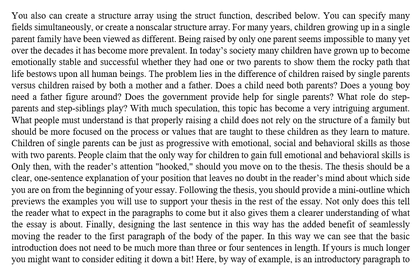
%> input picture Input Images/test1.png, 420 x 275 px, shrunk from 987 x 647 before the run; its folder holds only this picture in this run
$ octave run_cubecut.m   (GNU Octave 9; MATLAB toolbox functions it lacks are replaced by stand-ins)
%> lines starting %> are read from the running program, lines starting %| are printed output that depends on the picture; in (x1, y1, x2, y2) boxes, pixels count from 0 and x2, y2 are one past the last pixel; in counts of white or black regions, pixels touching at a corner belong together; the program's own positions count from 1
### split_paper.m
function data_split_eachimages = split_paper(image, NUM_SPLIT, OutputFolderName,imagename)
%> called with NUM_SPLIT = [4 5], OutputFolderName = 'Images of splitting result', imagename = 'test1'
    % Split the paper to n*m pieces
    %
    % Output: data_split_images
    %% pre-processing, set the threshold to binarize the img
    IMG_THRE = 0.7;
    img = rgb2gray(double(imread(image.name))/255);
%> img: size 275x420 double; min 0.0549, max 1, mean 0.868
    img(img >= IMG_THRE) = 1;
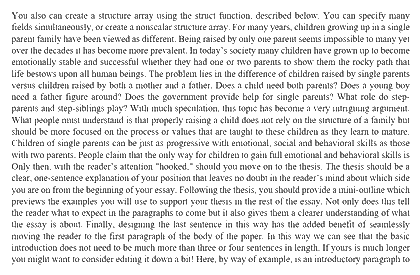
%> img: size 275x420 double; min 0.0549, max 1, mean 0.894
    img(img < IMG_THRE) = 0;
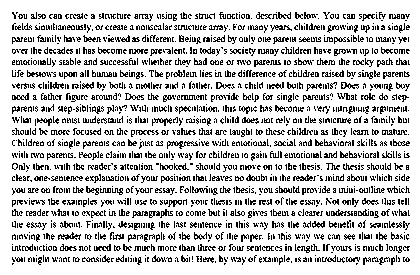
%> img: size 275x420 double; values 0 (black) and 1 (white), 80.1% white; black in thin lines or dots, all inside (x1, y1, x2, y2) = (12, 12, 410, 265)
    [row, col] = size(img);
%> row = 275; col = 420
    %% start splitting
    mkdir([OutputFolderName, '/', imagename]); % make output folder for splitted images
    if NUM_SPLIT(1) == 1   % lengthway cut
        numsplit = NUM_SPLIT(2);
        num_random_order = [1:numsplit];
        step_size = ceil(col / numsplit);
        for j = 1:numsplit
            subname=['sub', num2str(j)];
            data_split_eachimages.(subname) = img(:, ((num_random_order(j)-1) * step_size + 1) : min(num_random_order(j) * step_size, col));
            figure (j)
            imshow(data_split_eachimages.(subname));
            figName = [pwd, '/',OutputFolderName, '/', imagename, '/',subname,'.jpg'];
            saveas(figure (j), figName);
            close all;
        end
    else                    % grid cut
        num_random_order = randperm(NUM_SPLIT(1)*NUM_SPLIT(2));
        step_size_row = ceil(row / NUM_SPLIT(1));
%> step_size_row = 69
        step_size_col = ceil(col / NUM_SPLIT(2));
%> step_size_col = 84
        count = 1;
        for j = 1:NUM_SPLIT(1)
            for k = 1:NUM_SPLIT(2)
                subname=['sub', num2str(count)];
                row_split = ceil(num_random_order(count)/NUM_SPLIT(2));
                col_split = num_random_order(count) - NUM_SPLIT(2)*(row_split-1);
                data_split_eachimages.(subname) = img(((row_split-1) * step_size_row + 1) : min(row_split * step_size_row, row), ((col_split-1) * step_size_col + 1) : min(col_split * step_size_col, col));
                figure (count)
                imshow(data_split_eachimages.(subname));
                figName = [pwd, '/',OutputFolderName, '/', imagename, '/',subname,'.jpg'];
                saveas(figure (count), figName);
                close all;
                count = count + 1;
            end
        end
%> this loop made 4 passes
%> pass 1, in split_paper, `for k = 1:NUM_SPLIT(2) subname=['sub', num2str(count)]; row_split = ce..`:
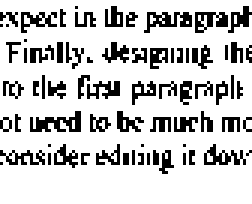
%> displayed picture: size 68x84, on the screen's scale of 0 to 255 (shown 3 times larger); 79.5% white; black in thin lines or dots, all inside (x1, y1, x2, y2) = (0, 2, 84, 58)
%> pass 1, in split_paper, `for k = 1:NUM_SPLIT(2) subname=['sub', num2str(count)]; row_split = ce..`:
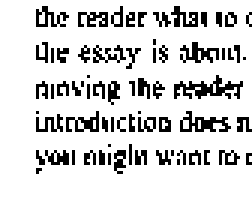
%> displayed picture: size 68x84, on the screen's scale of 0 to 255 (shown 3 times larger); 83.8% white; black in thin lines or dots, all inside (x1, y1, x2, y2) = (12, 2, 84, 58)
%> pass 1, in split_paper, `for k = 1:NUM_SPLIT(2) subname=['sub', num2str(count)]; row_split = ce..`:
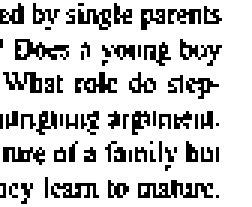
%> displayed picture: size 69x84, on the screen's scale of 0 to 255 (shown 3 times larger); 79.3% white; black in thin lines or dots, all inside (x1, y1, x2, y2) = (0, 1, 74, 68)
%> pass 1, in split_paper, `for k = 1:NUM_SPLIT(2) subname=['sub', num2str(count)]; row_split = ce..`:
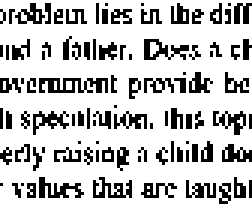
%> displayed picture: size 69x84, on the screen's scale of 0 to 255 (shown 3 times larger); 76.6% white; black in thin lines or dots
%> after the loop, count = 21
    end
end

### laterial_vertical_bar_reconstruction_main.m
% laterial and vertical bar reconstruction
% Made on 12/01/2017

load data_split_images.mat;

imagenames = fieldnames(data);
%> imagenames = {'test1'}
OutputFolderName = 'Output reconstructed images';
mkdir(OutputFolderName); % make output folder for splitted images
ERROR_RATE = 0.0729483286; % magic number by dzhang

for i = 1:length(imagenames)
    img_name = char(imagenames(i));

    % calculate the top and bottom distance for each cube subimage
    subimagename = fieldnames(data.(img_name));
    num_split = length(subimagename);

    % function to top and bottom value for each sub images (idx -> val)
    top_blank_val_index = zeros(num_split, 1);
    top_word_val_index = zeros(num_split, 1);
    bottom_blank_val_index = zeros(num_split, 1);
    bottom_word_val_index = zeros(num_split, 1);
    %% construct the previous four matrix
    for j = 1:num_split
        subimg_name = char(subimagename(j));
        image_part = data.(img_name).(subimg_name); % cube image
%         sub_img_row_sum = sum(~image_part,2);
%         plot(sub_img_row_sum)

        %% --------------------------------------------------------------
        % start from here
        [step_size, col] = size(image_part);
        is_word = 0;


        % ONLY TOP
        % first identify it belongs to word or blank
        if (col - sum(image_part(1, :))) / col > ERROR_RATE
            is_word = 1;
        end

        if (is_word) % is_word
            for k = 1:step_size
                if (col - sum(image_part(k, :))) / col < ERROR_RATE
                    top_word_val_index(j) = k - 1;
                    break;
                end
            end
        else % is_blank
            % obtain top value
            for k = 1:step_size
                if (col - sum(image_part(k, :))) / col > ERROR_RATE
                    top_blank_val_index(j) = k - 1;
                    break;
                end
            end
        end


        % ONLY BOTTOM

        % first identify it belongs to word or blank
        if (col - sum(image_part(step_size, :))) / col > ERROR_RATE
            is_word = 1;
        else
            is_word = 0;
        end

        if (is_word) % is_word
            % obtain top value
            for k = 1:step_size
                if (col - sum(image_part(step_size + 1 - k, :))) / col < ERROR_RATE
                    bottom_word_val_index(j) = k - 1;
                    break;
                end
            end
        else % is_blank
            % obtain bottom value
            for k = 1:step_size
                if (col - sum(image_part(step_size + 1 - k, :))) / col > ERROR_RATE
                    bottom_blank_val_index(j) = k - 1;
                    break;
                end
            end
        end
    end

    %% find the avg blank value
    [~, index_sort_top_blank] = sort(top_blank_val_index, 'descend' );
    [~, index_sort_bottom_blank] = sort(bottom_blank_val_index, 'descend' );
    index_top_blank = index_sort_top_blank(1:NUM_SPLIT(2));
    index_bottom_blank = index_sort_bottom_blank(1:NUM_SPLIT(2));

    blank_sum = (sum(top_blank_val_index) ...                               % top blank sum
                + sum(bottom_blank_val_index) ...                           % bottom blank sum
                - (sum(top_blank_val_index(index_top_blank))) ...            % most top sum
                - sum(bottom_blank_val_index(index_bottom_blank)));               % most bottom sum

    blank_avg = blank_sum / (length(top_blank_val_index(top_blank_val_index > 0)) - NUM_SPLIT(2));

    %% find the avg word value
% [4 lines of commented-out code are left out]

    word_sum = (sum(top_word_val_index) + sum(bottom_word_val_index));

    word_avg = word_sum / (length(top_word_val_index(top_word_val_index > 0)));

    %% reconstruct the order of matrix
    reconstruct_matrix = zeros(NUM_SPLIT);
    % top and bottom finished here
    reconstruct_matrix(1, :) = index_top_blank;
    reconstruct_matrix(NUM_SPLIT(1), :) = index_bottom_blank;
    top_blank_val_index(index_top_blank, :) = 0; % top blank should be set 0;
    top_blank_val_index(index_bottom_blank, :) = 0; % bottom blank or word should be set 0;
    top_word_val_index(index_bottom_blank, :) = 0;
    prev_row_index = 1;
    while prev_row_index < NUM_SPLIT(1) - 1
        if mean(bottom_word_val_index(reconstruct_matrix(prev_row_index,:))) < 2 % bottom is blank
            target_top_blank_value = blank_avg - mean(bottom_blank_val_index(reconstruct_matrix(prev_row_index,:)));
            [~, index_target_sort_top_blank] = sort(abs(top_blank_val_index - target_top_blank_value), 'descend' );
            num = 1;
            for  k = 1:length(index_target_sort_top_blank)
               if (top_blank_val_index(index_target_sort_top_blank(k)) > 0 )
                   reconstruct_matrix(prev_row_index + 1, num) = index_target_sort_top_blank(k);
                   top_blank_val_index(index_target_sort_top_blank(k)) = 0;
                   if (num == NUM_SPLIT(2))
                       break;
                   else
                       num = num + 1;
                   end
               end
            end
    %         reconstruct_matrix(prev_row_index + 1, :) = index_target_sort_top_blank(1:NUM_SPLIT(2));

        else                                                                     % bottom is word
            target_top_word_value = word_avg - mean(bottom_word_val_index(reconstruct_matrix(prev_row_index,:)));
            [~, index_target_sort_top_word] = sort(abs(top_word_val_index - target_top_word_value), 'descend' );
            num = 1;
            for  k = 1:length(index_target_sort_top_word)
               if (top_word_val_index(index_target_sort_top_word(k)) > 0 )
                   reconstruct_matrix(prev_row_index + 1, num) = index_target_sort_top_word(k);
                   top_word_val_index(index_target_sort_top_word(k)) = 0;
                   if (num == NUM_SPLIT(2))
                       break;
                   else
                       num = num + 1;
                   end
               end
            end
        end
        prev_row_index = prev_row_index + 1;
    end
    % [12 lines of commented-out code are left out]
    reconstruct_final = [];
    for j = 1:size(reconstruct_matrix,1)
        data_subimg_line = struct;
        for k = 1:size(reconstruct_matrix,2)
            subimg_name = char(subimagename(reconstruct_matrix(j,k)));
            image_part = data.(img_name).(subimg_name);
            data_subimg_line.(subimg_name) = image_part;
        end
        reconstruct_final = [reconstruct_final; vertical_bar_reconstruction(data_subimg_line)];
    end
    figure (i)
    imshow(reconstruct_final);
    img_name_savedname = ['Reconstructed_', img_name];
    figName = [pwd, '/',OutputFolderName,'/', img_name_savedname,'.png'];
    saveas(figure (i), figName);
    close all;


% [9 lines of commented-out code are left out]
end
%> this loop made 1 pass
%> (img_name, num_split, index_top_blank, index_bottom_blank, blank_sum, blank_avg, word_sum, word_avg) on pass 1: ('test1', 20, [7; 10; 19; 12; 17], [1; 2; 14; 15; 11], 84, 5.6, 0, NaN)
%> pass 1, `imshow(reconstruct_final);`:
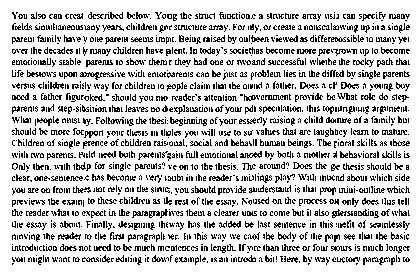
%> displayed picture: size 275x420, on the screen's scale of 0 to 255; 80.1% white; black in thin lines or dots, all inside (x1, y1, x2, y2) = (12, 12, 410, 265)
%> after the loop, bottom_blank_val_index = 20 values, max 13 at index 1, min 2 at index 5, mean 5.35; bottom_word_val_index = 20 values from 0 to 0; index_target_sort_top_blank = 20 values, max 20 at index 18, min 1 at index 1, mean 10.5; num = 5; reconstruct_matrix = [7 10 19 12 17; 3 5 6 18 4; 8 16 20 9 13; 1 2 14 15 11]; target_top_blank_value = 3; top_blank_val_index = 20 values from 0 to 0; top_word_val_index = 20 values from 0 to 0

### reconstructed_image_ocr.m
%% Read Image from Reconstructed Image folder
addpath 'Output reconstructed images';
list=dir('Output reconstructed images/');

image_ocr_output_folder = 'image_ocr_text_files';
mkdir(image_ocr_output_folder);     % make output folder for splitted images

for i = 3:1:length(list)
    imagename = list(i).name;
    reconstruct_image = imread(imagename);
    ocrResults = ocr(reconstruct_image);
    recognizedText = ocrResults.Text;
    imagename(end-3:end) = [];  % remove suffix i.e. png
    figName = [pwd, '/',image_ocr_output_folder, '/', imagename,'.txt'];
    fid = fopen(figName,'wt');
    fprintf(fid, '%s', recognizedText);
    fclose(fid);
end

### split_paper_main.m
% Main function to split the images based on grid cut
% Made on 12/01/2017

%% Read Image from Input Image folder
addpath 'Input Images';
list = dir('Input Images/');
OutputFolderName = 'Images of splitting result';

%% Call split_paper function to conduct splitting
for i = 3:1:length(list)
    imagename = list(i).name;
    imagename(end-3:end) = []; % remove the suffix. e.g, .png
    data.(imagename) = split_paper(list(i), NUM_SPLIT, OutputFolderName, imagename);
end

%% Save the data to data_split_images
NAME = 'data_split_images';
save(NAME, 'data');

### run_cubecut.m
clear all; close all; clc;
%% Input Parameters
NUM_SPLIT = [4 5]; % row and colum
%% Algorithm Running
% split the paper to cube
split_paper_main
% run the algorithm of reconstruction
laterial_vertical_bar_reconstruction_main

%% Image OCR and txt saving
reconstructed_image_ocr

$ run again, on Input Images/test2.PNG
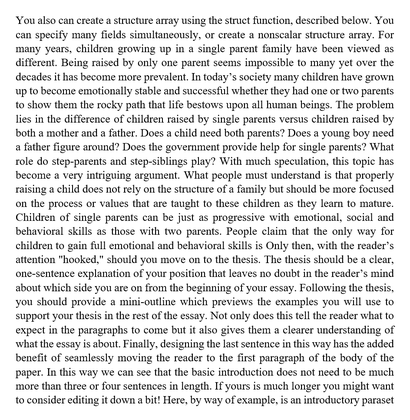
%> input picture Input Images/test2.PNG, 410 x 420 px, shrunk from 944 x 966 before the run
%> in split_paper, `img(img < IMG_THRE) = 0;`:
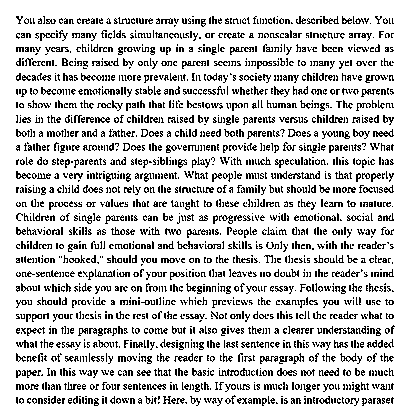
%> img: size 420x410 double; values 0 (black) and 1 (white), 82.5% white; black in thin lines or dots, all inside (x1, y1, x2, y2) = (16, 16, 395, 406)
%> after the loop in split_paper, `for j = 1:NUM_SPLIT(1)`: count = 21
%> imagenames = {'test2'}
%> the loop `for i = 1:length(imagenames)` made 1 pass
%> (img_name, num_split, index_top_blank, index_bottom_blank, blank_sum, blank_avg, word_sum, word_avg) on pass 1: ('test2', 20, [10; 12; 7; 17; 19], [1; 2; 11; 14; 15], 38, 7.6, 67, 6.7)
%> pass 1, `imshow(reconstruct_final);`:
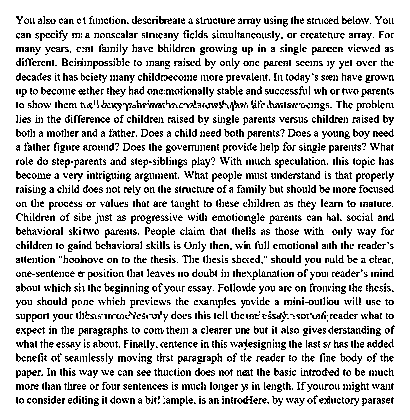
%> displayed picture: size 420x410, on the screen's scale of 0 to 255; 82.5% white; black in thin lines or dots, all inside (x1, y1, x2, y2) = (16, 16, 395, 406)
%> after the loop `for i = 1:length(imagenames)`: bottom_blank_val_index = 20 values, max 16 at index 1, min 0 at index 5, mean 4.75; bottom_word_val_index = 20 values, max 4 at index 6, min 0 at index 1, mean 1.55; index_target_sort_top_blank = 20 values, max 20 at index 15, min 1 at index 1, mean 10.5; index_target_sort_top_word = 20 values, max 20 at index 16, min 1 at index 1, mean 10.5; num = 5; reconstruct_matrix = [10 12 7 17 19; 20 3 4 16 18; 8 5 6 9 13; 1 2 11 14 15]; target_top_blank_value = 4.6; target_top_word_value = 3.3; top_blank_val_index = 20 values from 0 to 0

$ run again, on Input Images/test3.PNG
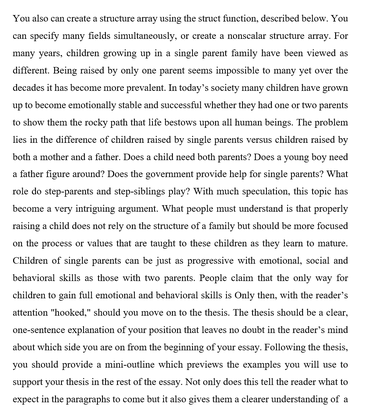
%> input picture Input Images/test3.PNG, 365 x 420 px, shrunk from 948 x 1091 before the run
%> in split_paper, `img(img < IMG_THRE) = 0;`:
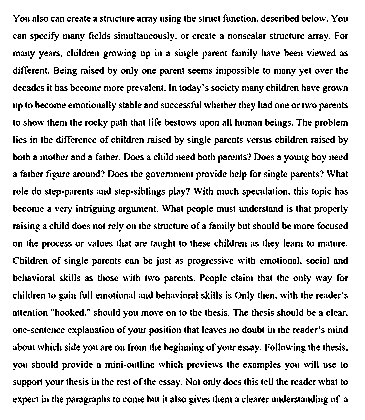
%> img: size 420x365 double; values 0 (black) and 1 (white), 87% white; black in thin lines or dots, all inside (x1, y1, x2, y2) = (13, 14, 348, 405)
%> after the loop in split_paper, `for j = 1:NUM_SPLIT(1)`: count = 21
%> imagenames = {'test3'}
%> the loop `for i = 1:length(imagenames)` made 1 pass
%> (img_name, num_split, index_top_blank, index_bottom_blank, blank_sum, blank_avg, word_sum, word_avg) on pass 1: ('test3', 20, [10; 12; 7; 17; 19], [1; 2; 11; 14; 15], 0, NaN, 90, 6)
%> pass 1, `imshow(reconstruct_final);`:
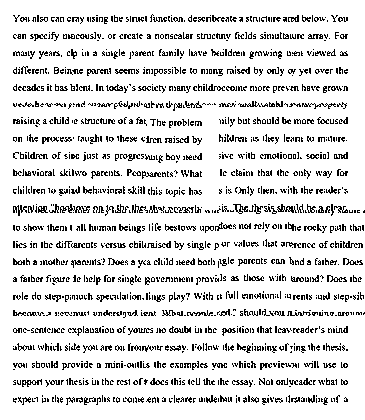
%> displayed picture: size 420x365, on the screen's scale of 0 to 255; 87% white; black in thin lines or dots, all inside (x1, y1, x2, y2) = (13, 14, 365, 405)
%> after the loop `for i = 1:length(imagenames)`: bottom_blank_val_index = 20 values, max 17 at index 1, min 0 at index 3, mean 4.25; bottom_word_val_index = 20 values, max 6 at index 6, min 0 at index 1, mean 2.9; index_target_sort_top_word = 20 values, max 20 at index 5, min 1 at index 6, mean 10.5; num = 5; reconstruct_matrix = [10 12 7 17 19; 5 8 9 13 3; 6 4 16 18 20; 1 2 11 14 15]; target_top_word_value = 1; top_blank_val_index = 20 values from 0 to 0
